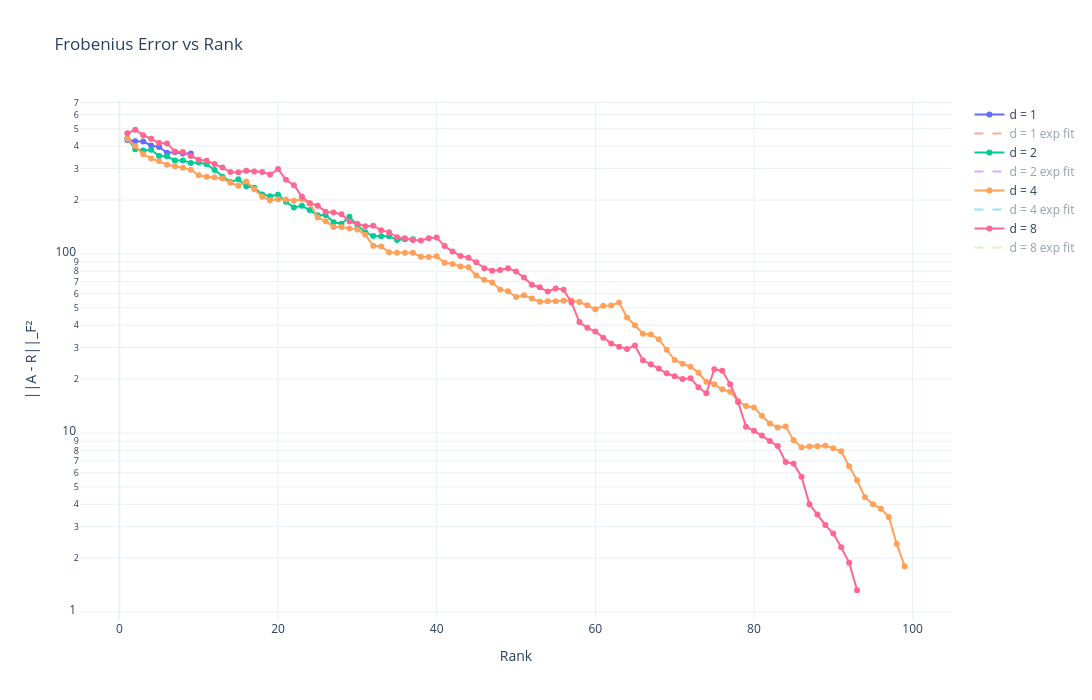

The cell this chart's notebook holds for it:
### Code cell
import pandas as pd
import plotly.graph_objects as go
import numpy as np

# =========================================================
# LOAD DATA
# =========================================================

df = pd.read_csv(
    "frobenius_norms.csv",
    names=["d", "rank", "frob"],
    header=0
)

# =========================================================
# FORCE NUMERIC TYPES
# =========================================================

df["d"] = pd.to_numeric(df["d"])
df["rank"] = pd.to_numeric(df["rank"])
df["frob"] = pd.to_numeric(df["frob"])

# =========================================================
# SORT
# =========================================================

df = df.sort_values(["d", "rank"])

d_values = sorted(df["d"].unique())

# =========================================================
# CREATE FIGURE
# =========================================================

fig = go.Figure()

# =========================================================
# PLOT EACH d
# =========================================================

for d in d_values:

    sub = df[df["d"] == d]

    x = sub["rank"].to_numpy(dtype=float)
    y = sub["frob"].to_numpy(dtype=float)

    # -----------------------------------------------------
    # RAW DATA
    # -----------------------------------------------------

    fig.add_trace(
        go.Scatter(
            x=x,
            y=y,
            mode="lines+markers",
            name=f"d = {d}"
        )
    )

    # -----------------------------------------------------
    # EXPONENTIAL FIT
    # -----------------------------------------------------

    mask = y > 0

    x_fit_data = x[mask]
    y_fit_data = y[mask]

    if len(y_fit_data) > 2:

        logy = np.log(y_fit_data)

        coeff = np.polyfit(
            x_fit_data,
            logy,
            1
        )

        fitted = np.exp(
            coeff[0] * x_fit_data + coeff[1]
        )

        fig.add_trace(
            go.Scatter(
                x=x_fit_data,
                y=fitted,
                mode="lines",
                line=dict(dash="dash"),
                name=f"d = {d} exp fit",
                visible="legendonly"
            )
        )

        print("\n===================================")
        print(f"d = {d}")
        print("===================================")

        print("Exponential decay fit:")
        print(
            f"log(error) = "
            f"{coeff[0]:.6e} * rank + "
            f"{coeff[1]:.6e}"
        )

# =========================================================
# LAYOUT
# =========================================================

fig.update_layout(
    title="Frobenius Error vs Rank",
    xaxis_title="Rank",
    yaxis_title="||A - R||_F²",
    template="plotly_white",
    hovermode="x unified",
    width=1200,
    height=700
)

# =========================================================
# LOG SCALE
# =========================================================

fig.update_yaxes(type="log")

# =========================================================
# SHOW
# =========================================================

fig.show()
